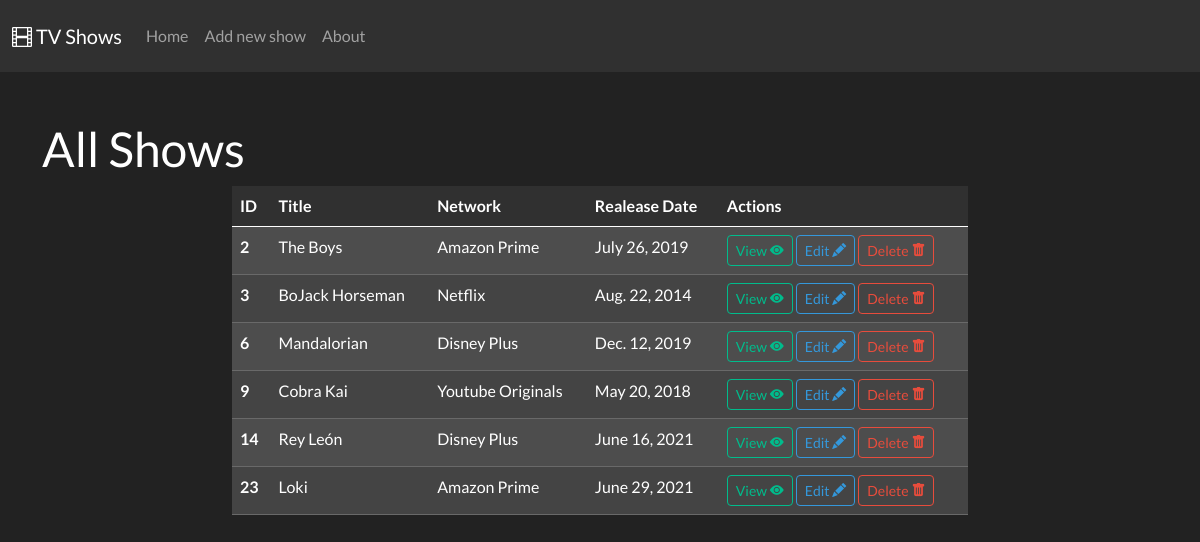
/shows, run on the app's committed database.
### tv_show_app/models.py (models this page shows)
class Show(models.Model):
    title = models.CharField(max_length=100)
    network = models.CharField(max_length=100)
    date = models.DateField(null=True, blank=True)
    desc = models.TextField(blank=True)
    created_at = models.DateTimeField(auto_now_add=True)
    updated_at = models.DateTimeField(auto_now=True)
    objects = ShowManager()

### tv_show_app/views.py (the view)
def all_shows(request):
    context = {
        'shows': Show.objects.all()
    }
    return render(request, 'all_shows.html', context)

### tv_show_app/templates/all_shows.html
{% extends 'base.html' %}
{% block content %}
    <div class="row">
        <h1>All Shows</h1>
        <div class="col-8 offset-2">
            <table class="table table-secondary table-striped table-hover">
                <thead>
                    <tr class="table-dark">
                        <th scope="col">ID</th>
                        <th scope="col">Title</th>
                        <th scope="col">Network</th>
                        <th scope="col">Realease Date</th>
                        <th scope="col">Actions</th>
                    </tr>
                </thead>
                <tbody>
                    {% for show in shows %}
                    <tr>
                        <th scope="row">{{ show.id }}</td>
                        <td>{{ show.title }}</td>
                        <td>{{ show.network }}</td>
                        <td>{{ show.date }}</td>
                        <td>
                            <a class="btn btn-sm btn-outline-success" href="/shows/{{show.id}}">View <i class="bi bi-eye-fill"></i></a>
                            <a class="btn btn-sm btn-outline-info" href="/shows/{{show.id}}/edit">Edit <i class="bi bi-pencil-fill"></i></a>
                            <a class="btn btn-sm btn-outline-danger" onclick="modalDelete({{show.id}})" href="#">Delete <i class="bi bi-trash-fill"></i></a>
                        </td>
                    </tr>
                    {% endfor %}
                </tbody>
            </table>
        </div>
    </div>
{% endblock %}

### data on the page
Show: id "2", title "The Boys", network "Amazon Prime", date "July 26, 2019"
Show: id "3", title "BoJack Horseman", network "Netflix", date "Aug. 22, 2014"
Show: id "6", title "Mandalorian", network "Disney Plus", date "Dec. 12, 2019"
Show: id "9", title "Cobra Kai", network "Youtube Originals", date "May 20, 2018"
Show: id "14", title "Rey León", network "Disney Plus", date "June 16, 2021"
Show: id "23", title "Loki", network "Amazon Prime", date "June 29, 2021"
